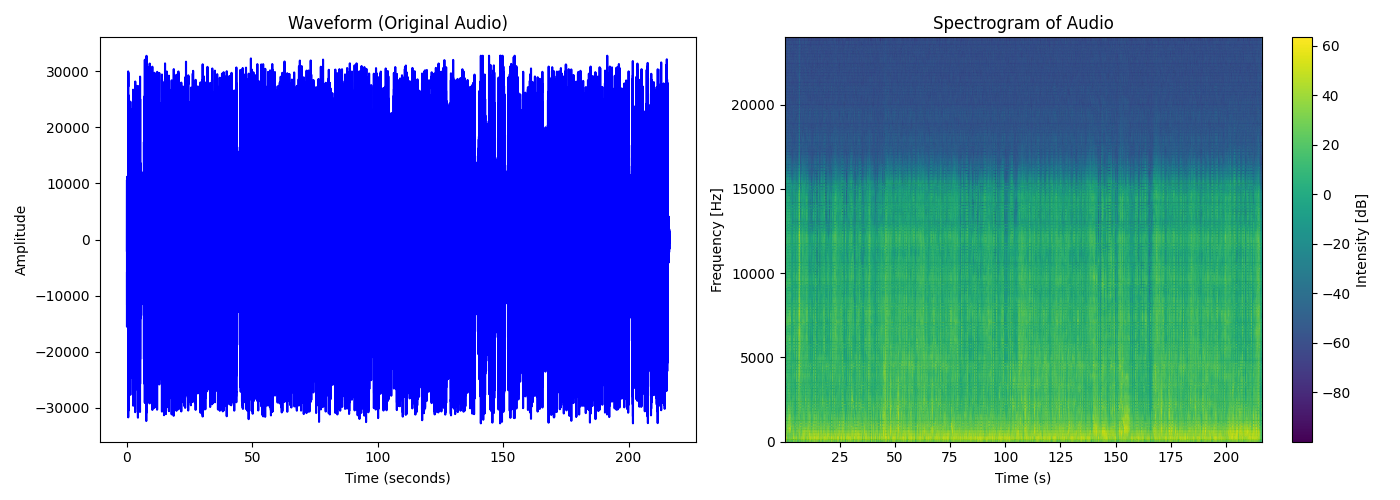

This figure's Python source:
import matplotlib.pyplot as plt
import numpy as np
from scipy.io import wavfile
from scipy.signal import spectrogram

sample_rate, audio_data = wavfile.read(r"C:\Users\tv365\Desktop\newjeans\newjeans_festival.wav")

if audio_data.ndim > 1:
    audio_data = audio_data[:, 0]

t = np.linspace(0, len(audio_data) / sample_rate, num=len(audio_data))

frequencies, times, Sxx = spectrogram(audio_data, fs=sample_rate)
Sxx_dB = 10 * np.log10(Sxx + 1e-10)

fig, axs = plt.subplots(1, 2, figsize=(14, 5))

axs[0].plot(t, audio_data, color='blue')
axs[0].set_title("Waveform (Original Audio)")
axs[0].set_xlabel("Time (seconds)")
axs[0].set_ylabel("Amplitude")

pcm = axs[1].pcolormesh(times, frequencies, Sxx_dB, shading='gouraud', cmap='viridis')
axs[1].set_title("Spectrogram of Audio")
axs[1].set_xlabel("Time (s)")
axs[1].set_ylabel("Frequency [Hz]")
fig.colorbar(pcm, ax=axs[1], label='Intensity [dB]')

plt.tight_layout()
plt.show()
